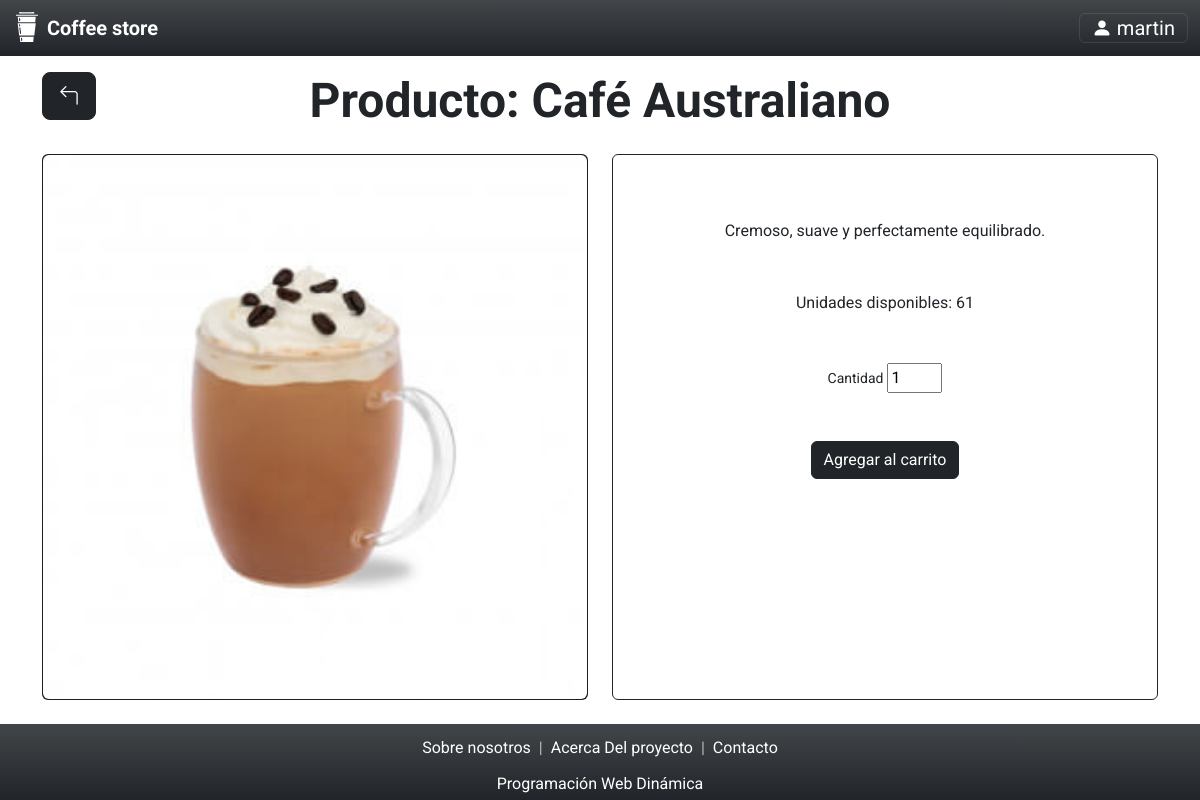
Screenshot of /vista/paginas/productos.php?idproducto=1 (signed in) with the database file from the repository.
### tables this page shows
CREATE TABLE `usuario` (
  `idusuario` bigint(20) NOT NULL,
  `usnombre` varchar(50) NOT NULL,
  `uspass` varchar(32) NOT NULL,
  `usmail` varchar(50) NOT NULL,
  `usdeshabilitado` timestamp NULL DEFAULT NULL
);

CREATE TABLE `producto` (
  `idproducto` bigint(20) NOT NULL,
  `pronombre` varchar(100) NOT NULL,
  `prodetalle` varchar(512) NOT NULL,
  `proprecio` int(11) NOT NULL,
  `prodeshabilitado` timestamp NULL DEFAULT current_timestamp(),
  `procantstock` int(11) NOT NULL
);

### vista/paginas/productos.php (the view, shortened to what the rows shown need)
<?php
include_once("../estructura/encabezadoPrivado.php");
if (!$permiso3) {
    echo "<a class='btn btn-lg btn-dark text-center text-white float-start position-absolute d-flex justify-content-start mt-2' href='inicio.php'><i class='bi bi-arrow-90deg-left'></i></a>";
    echo "<br><br><br><h1 class='display-5 pb-3 fw-bold'>No puede acceder al producto ya que no tiene los permisos necesarios en su rol o el menú se encuentra deshabilitado.</h1>";
} else {
?>
    <?php
    $datos = data_submitted();
    $arregloProductos = [];
    if (isset($datos['idproducto'])) {
        $objAbmProducto = new AbmProducto();
        $arregloProductos = $objAbmProducto->buscar($datos);
    }
    $objProducto = NULL;
    if (!empty($arregloProductos)) {
        $objProducto = $arregloProductos[0];
    }
    ?>
    <a class="btn btn-lg btn-dark text-center text-white float-start position-absolute d-flex justify-content-start" href="../paginas/tienda.php"><i class="bi bi-arrow-90deg-left"></i></a>
    <h1 class="display-5 pb-3 fw-bold">Producto: <?php echo $objProducto->getPronombre() ?></h1>
    <div class="row row-cols-1 row-cols-md-2 g-4">
        <div class="col">
            <div class="card text-white bg-dark">
                <?php
                $archivo = "../img/productos/" . $objProducto->getIdproducto() . ".jpg";
                if (file_exists($archivo)) {
                    echo "<img src='" . $archivo . "' class='card-img-left rounded' alt='producto'>";
                } else {
                    echo "<img src='../img/productos/0.jpg' class='card-img-left rounded' alt='producto'>";
                }
                ?>
            </div>
        </div>
        <div class="col">
            <div class="card bg-transparent border border-dark h-100">
                <div class="card-body">
                    <p><?php echo $objProducto->getProdetalle() ?></p>
                    <?php
                    if ($objProducto->getProcantstock() > 0 && $objProducto->getProdeshabilitado() == NULL) {
                        echo '<div class="col-12 mt-5">
                                        <p>Unidades disponibles: ' . $objProducto->getProCantstock() . '</p>
                                    </div>
                                    <form method="post" action="../accion/tienda/accionTienda.php">
                                    <div class="col-12 mt-5">
                                        <small>Cantidad</small>
                                        <input type="number" name="cantidad" id="cantidad" value="1" min="1" max="' . $objProducto->getProcantstock() . '">';
                        echo '<input type="hidden" name="maxStock" id="maxStock" value="' . $objProducto->getProcantstock() . '">
                                    </div>
                                    <div class="col">
                                        <input type="submit" class="btn btn-dark mt-5" id="compra" name="compra" value="Agregar al carrito">
                                    </div>
                                    </form>';
                    } else {
                        echo '<div class="col-12">
                                    <h6>No disponible por el momento</h6>
                                </div>';
                    }
                    ?>
                </div>
            </div>
        </div>
    </div>
<?php
}
include_once("../estructura/pie.php");
?>

### vista/estructura/encabezadoPrivado.php (shortened to what the rows shown need)
<!DOCTYPE html>
<html lang="en">
<head>
    <link rel="stylesheet" href="../css/style.css">
    <link rel="stylesheet" href="../../util/jquery-easyui-1.10.17/themes/black/easyui.css">
    <link rel="stylesheet" href="../../util/jquery-easyui-1.10.17/themes/icon.css">
    <link rel="stylesheet" href="https://cdn.jsdelivr.net/npm/bootstrap-icons@1.11.1/font/bootstrap-icons.css">
    <link href="https://cdn.jsdelivr.net/npm/bootstrap@5.3.2/dist/css/bootstrap.min.css" rel="stylesheet">
</head>
<body>
    <?php
    $datos = data_submitted();
    $sesionActual = new Session();
    $roles = $sesionActual->getRol() ?? [];
    $rolActivo = NULL;
    if (count($roles) > 0) {
        if (isset($datos["idrol"])) {
            $sesionActual->establecerRolActivo($datos["idrol"]);
            $rolActivo = $sesionActual->obtenerRolActivo();
        } else {
            $rolActivo = $sesionActual->obtenerRolActivo();
        }
        if ($rolActivo == []) {
            $rolActivo = $roles[0];
        }
        $objAbmMenuRol = new AbmMenuRol();
        $arregloMenu = $objAbmMenuRol->buscar(['idrol' => $rolActivo->getIdrol()]);
        if (count($arregloMenu) > 0) {
            $ObjAbmMenu = new AbmMenu();
            $arregloMenuPadre = $ObjAbmMenu->buscar(['idmenu' => $rolActivo->getIdrol()]);
            if (is_array($arregloMenuPadre) && count($arregloMenuPadre) > 0) {
                $idMenuPadre = $arregloMenuPadre[0]->getIdmenu();
                $arregloSubMenu = $ObjAbmMenu->buscar(['idpadre' => $idMenuPadre]);
            } else {
                $arregloSubMenu = [];
            }
        } else {
            $arregloSubMenu = [];
        }
    } else {
        header("Location:../accion/cerrarSesion.php");
    }
    if (isset($arregloSubMenu)) {
        $i = 0;
        $subMenuDeshabilitado = false;
        while (($i < count($arregloSubMenu)) && (!$subMenuDeshabilitado)) {
            $subMenuActual = $arregloSubMenu[$i];
            if ($subMenuActual->getMedeshabilitado() != 'null') {
                $subMenuDeshabilitado = true;
            }
            $i++;
        }
        $i = 0;
        $existeSubMenu = false;
        while (($i < count($arregloSubMenu)) && (!$existeSubMenu)) {
            $subMenuActual = $arregloSubMenu[$i];
            if ($subMenuActual->getMedescripcion() == "tienda") {
                $existeSubMenuTienda = true;
            }
            $i++;
        }
    }
    foreach ($arregloMenu as $menu) {
        $idMenuYSubmenu = $menu->getObjMenu()->getIdmenu();
        $objAbmMenuRol2 = new AbmMenuRol();
        $arregloObjMenuRol2 = $objAbmMenuRol2->buscar(['idmenu' => $idMenuYSubmenu]);
        if (($menu->getObjMenu()->getMedescripcion() == "tienda") && ($menu->getObjMenu()->getMedeshabilitado() == NULL) && $rolActivo->getIdrol() == $arregloObjMenuRol2[0]->getObjRol()->getIdrol()) {
            $permiso3 = true;
        }
    }
    ?>
    <header>
        <nav class="navbar bg-dark bg-gradient navbar-dark fixed-top">
            <div class="container-fluid">
                <button
                    type="button"
                    class="navbar-toggler collapsed"
                    data-bs-target="#navbarNav"
                    data-bs-toggle="collapse"
                    aria-controls="navbarNav"
                    aria-expanded="false"
                    aria-label="Toggle navigation">
                    <span class="text-white bi bi-person-fill"> <?php echo $sesionActual->getUsuario()->getusnombre(); ?></span>
                </button>
            </div>
        </nav>
    </header>
    <section>
        <div class="content text-center w-100">
            <div class="container mt-2 d-grid gap-5">
                <div class="py-3">

### rows the page displays
usuario: usnombre "martin"
producto: pronombre "Café Australiano", prodetalle "Cremoso, suave y perfectamente equilibrado.", procantstock "61"
